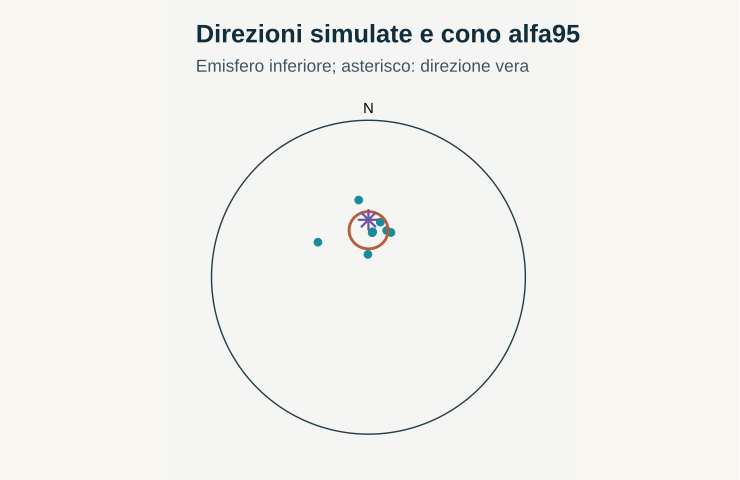

Generate this figure with R:
# GeoStat Lab — funzioni comuni. R >= 4.3; ggplot2 >= 3.4; jsonlite.
suppressPackageStartupMessages(library(ggplot2))
col_geo <- c('#168B9C','#BC5B35','#7054A4','#A17B19','#227864','#64748B')
theme_set(theme_minimal(base_size=17, base_family='sans') + theme(
  plot.background=element_rect(fill='#F5F6F3',colour=NA),
  panel.background=element_rect(fill='#F5F6F3',colour=NA),
  panel.grid.minor=element_blank(),panel.grid.major=element_line(colour='#DCE3E2'),
  plot.title=element_text(size=19,face='bold',colour='#122D3B'),
  plot.subtitle=element_text(size=13,colour='#405560',margin=margin(b=12)),
  axis.text=element_text(size=15,colour='#273E4A'),axis.title=element_text(size=16),
  legend.position='bottom',legend.title=element_blank(),legend.text=element_text(size=14),
  strip.text=element_text(size=15,face='bold'),plot.margin=margin(18,24,18,18)))
metric <- function(...) data.frame(grandezza=names(c(...)),valore=as.character(c(...)),check.names=FALSE)
f <- function(x,d=3) {out<-formatC(x,digits=d,format='fg');out[!is.finite(x)]<-'Non definito';out}
line_plot <- function(d,x='x',y='y',title='',xl=x,yl=y,group=NULL) {
 p<-ggplot(d,aes(x=.data[[x]],y=.data[[y]]))
 if(is.null(group)) p<-p+geom_line(colour=col_geo[1],linewidth=1.05) else p<-p+aes(colour=.data[[group]],group=.data[[group]])+geom_line(linewidth=1)+scale_colour_manual(values=col_geo)
 p+labs(title=title,x=xl,y=yl)
}
point_plot <- function(d,x='x',y='y',title='',xl=x,yl=y,group=NULL) {
 p<-ggplot(d,aes(x=.data[[x]],y=.data[[y]]))
 if(is.null(group))p<-p+geom_point(colour=col_geo[1],size=2.5,alpha=.8) else p<-p+aes(colour=.data[[group]])+geom_point(size=2.7,alpha=.85)+scale_colour_manual(values=col_geo)
 p+labs(title=title,x=xl,y=yl)
}
hist_plot<-function(x,title='',xl='Valore',bins=20)ggplot(data.frame(x=x),aes(x))+geom_histogram(bins=bins,fill=col_geo[1],colour='#F5F6F3')+labs(title=title,x=xl,y='Frequenza')
bar_plot<-function(d,x='gruppo',y='valore',title='',yl='Valore')ggplot(d,aes(x=.data[[x]],y=.data[[y]],fill=.data[[x]]))+geom_col(width=.65)+scale_fill_manual(values=rep(col_geo,length.out=length(unique(d[[x]])) ))+guides(fill='none')+labs(title=title,x=NULL,y=yl)
map_plot<-function(d,z='z',title='',xl='Est [km]',yl='Nord [km]')ggplot(d,aes(x,y,fill=.data[[z]]))+geom_raster()+coord_equal()+scale_fill_gradientn(colours=c('#153F56','#298C9C','#B8CDB2','#F1D889','#AD542F'))+labs(title=title,x=xl,y=yl)
acf_data<-function(x,lag=20){a<-acf(x,lag.max=min(lag,length(x)-1),plot=FALSE);data.frame(x=as.vector(a$lag)[-1],y=as.vector(a$acf)[-1])}
# AR(1), distribuzione marginale stazionaria N(0, 1).
ar_series<-function(n,rho){x<-numeric(n);x[1]<-rnorm(1);for(i in 2:n)x[i]<-rho*x[i-1]+sqrt(1-rho^2)*rnorm(1);x}
# Distanze euclidee in unità metriche già dichiarate; nessuna conversione implicita di CRS.
dist_cross<-function(a,b)sqrt(outer(a[,1],b[,1],'-')^2+outer(a[,2],b[,2],'-')^2)
# Predittore IDW: i punti coincidenti ricevono esattamente il valore osservato.
idw<-function(xy,z,new,power=2){dd<-dist_cross(new,xy);apply(dd,1,function(d)if(any(d<1e-10))mean(z[d<1e-10])else weighted.mean(z,d^(-power)))}
# CART didattico binario: divisioni assiali che minimizzano l'impurità di Gini.
cart_fit<-function(x,y,depth=2,minleaf=4){
 node<-list(p=mean(y),n=length(y));if(depth<1||length(unique(y))<2||length(y)<2*minleaf)return(node)
 best<-Inf
 for(j in seq_len(ncol(x))){v<-sort(unique(x[,j])); if(length(v)<2)next
  for(cut in (head(v,-1)+tail(v,-1))/2){left<-x[,j]<=cut;nl<-sum(left);nr<-sum(!left);if(min(nl,nr)<minleaf)next
   score<-nl*mean(y[left])*(1-mean(y[left]))+nr*mean(y[!left])*(1-mean(y[!left]))
   if(score<best){best<-score;node$j<-j;node$cut<-cut;split<-left}
  }
 }
 if(is.finite(best)){node$left<-cart_fit(x[split,,drop=FALSE],y[split],depth-1,minleaf);node$right<-cart_fit(x[!split,,drop=FALSE],y[!split],depth-1,minleaf)};node
}
cart_predict<-function(tree,x)apply(x,1,function(row){t<-tree;while(!is.null(t$j))t<-if(row[t$j]<=t$cut)t$left else t$right;t$p})
p <- list(N = 8, k = 30, seed = 17)
set.seed(p$seed)
vett <- function(az, inc) cbind(cos(inc * pi/180) * cos(az * pi/180), cos(inc * pi/180) * sin(az * pi/180), 
    sin(inc * pi/180))

m0 <- vett(0, 60)[1, ]

e1 <- c(0, 0, 1) - m0[3] * m0

e1 <- e1/sqrt(sum(e1^2))

e2 <- c(m0[2] * e1[3] - m0[3] * e1[2], m0[3] * e1[1] - m0[1] * e1[3], m0[1] * e1[2] - m0[2] * e1[1])

ct <- 1 + log(1 - runif(p$N) * (1 - exp(-2 * p$k)))/p$k

ph <- runif(p$N, 0, 2 * pi)

X <- outer(ct, m0) + outer(sqrt(1 - ct^2) * cos(ph), e1) + outer(sqrt(1 - ct^2) * sin(ph), e2)

s <- colSums(X)

R <- sqrt(sum(s^2))

N <- p$N

k <- (N - 1)/(N - R)

a95 <- acos(1 - (N - R)/R * (20^(1/(N - 1)) - 1))

m <- s/R

b1 <- c(0, 0, 1) - m[3] * m

b1 <- b1/sqrt(sum(b1^2))

b2 <- c(m[2] * b1[3] - m[3] * b1[2], m[3] * b1[1] - m[1] * b1[3], m[1] * b1[2] - m[2] * b1[1])

tt <- seq(0, 2 * pi, length.out = 120)

cono <- outer(rep(cos(a95), 120), m) + sin(a95) * (outer(cos(tt), b1) + outer(sin(tt), b2))

proietta <- function(V) {
    V <- V * sign(V[, 3])
    r <- sqrt(2) * sin((pi/2 - asin(pmin(1, V[, 3])))/2)
    data.frame(x = r * sin(atan2(V[, 2], V[, 1])), y = r * cos(atan2(V[, 2], V[, 1])))
}

data <- proietta(X)

plots <- list(ggplot(data, aes(x, y)) + geom_path(data = data.frame(x = sin(seq(0, 2 * pi, length.out = 200)), 
    y = cos(seq(0, 2 * pi, length.out = 200))), colour = "#273E4A") + geom_point(colour = col_geo[1], 
    size = 2.4) + geom_path(data = proietta(cono), colour = col_geo[2], linewidth = 1) + geom_point(data = proietta(rbind(m0)), 
    colour = col_geo[3], shape = 8, size = 4, stroke = 1.2) + annotate("text", x = 0, y = 1.08, label = "N") + 
    coord_equal() + labs(title = "Direzioni simulate e cono alfa95", subtitle = "Emisfero inferiore; asterisco: direzione vera", 
    x = NULL, y = NULL) + theme(axis.text = element_blank(), panel.grid.major = element_blank()))

metrics <- metric(`alfa95 (gradi)` = f(a95 * 180/pi), `Approssimazione 140/radice(kN) (gradi)` = f(140/sqrt(k * 
    N)), `k stimato` = f(k), `Distanza dalla direzione vera (gradi)` = f(acos(min(1, sum(m * m0))) * 
    180/pi))
print(metrics,row.names=FALSE)
ggplot2::ggsave('m18-fisher-A.svg',plots[[1]],device=svglite::svglite,width=7.7,height=5.0,bg='#F8F6F1')
